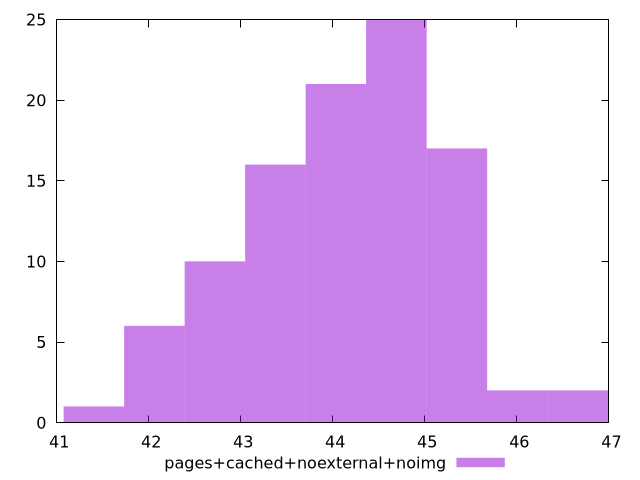

Write the gnuplot code that produced this figure.
$_pagesCachedNoexternalNoimg <<EOF
43.377034430312456 16
42.06257884151511 6
44.69149001910981 25
44.034262224711135 21
46.66317340230583 2
42.719806635913784 10
45.34871781350848 17
46.00594560790715 2
41.40535104711644 1
EOF
set key outside below
set terminal pngcairo
set output "report_00005_2020-11-02T22-26-11.212Z/bootup-time/pages+cached+noexternal+noimg//raw_hist.png"
set yrange [0:25]
set boxwidth 0.6572277943986736
set style fill transparent solid 0.5 noborder
plot $_pagesCachedNoexternalNoimg title "pages+cached+noexternal+noimg" with boxes ,
